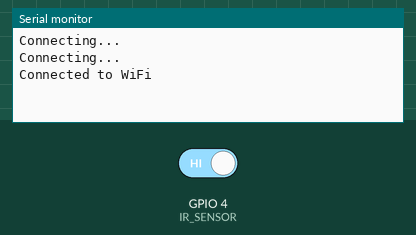
Recording of a sketch running on a simulated ESP32. Parts: the last lines printed to the serial monitor. The inputs (shaded band) are chosen by the test bench; at power-on: GPIO 4 (IR_SENSOR) HIGH. WiFi joins after 1.5 s; servers stay silent unless stated; the local clock reads 2024-03-15 10:24:30 at power-on unless the sketch sets it.

Above: at 3.2 s.
3.3 s: GPIO 4 (IR_SENSOR) driven LOW
At 4.1 s:
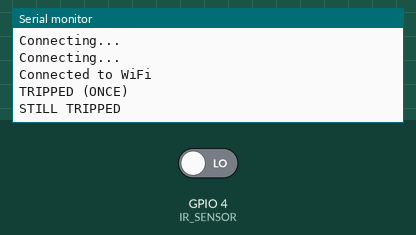
5.2 s: GPIO 4 (IR_SENSOR) driven HIGH
At 6.5 s:
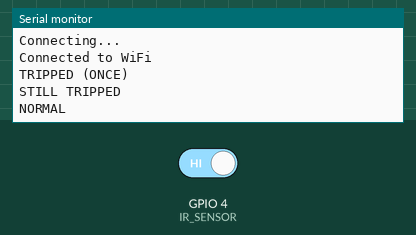

Measured:
- after the input at 3.3 s, the serial monitor: prints a new line after 0.10 s (image 1)
- after the input at 5.2 s, the serial monitor: prints a new line after 0.85 s (image 2)

The sketch:

elcb_monitor.ino
```cpp
#include <WiFi.h>
#include <Firebase_ESP_Client.h>
#include "time.h"

// WiFi Credentials
#define WIFI_SSID "YOUR_WIFI_SSID"
#define WIFI_PASSWORD "YOUR_WIFI_PASSWORD"

// Firebase Project Credentials
#define API_KEY "AIzaSyAspo3Jm7F3YSAmeFyTUmqby5CiYXfMTos"
#define DATABASE_URL "https://miniproject-fc41e-default-rtdb.firebaseio.com/"

// IR Sensor Pin
#define IR_SENSOR 4

FirebaseData fbdo;
FirebaseAuth auth;
FirebaseConfig config;

int prevState = HIGH;

// YOUR USER UID: 6hTgK8xYpQw12AbCdEf345
String uid = "6hTgK8xYpQw12AbCdEf345";

void setup() {
  Serial.begin(115200);
  pinMode(IR_SENSOR, INPUT);

  WiFi.begin(WIFI_SSID, WIFI_PASSWORD);
  while (WiFi.status() != WL_CONNECTED) {
    delay(1000);
    Serial.println("Connecting...");
  }

  Serial.println("Connected to WiFi");

  config.api_key = API_KEY;
  config.database_url = DATABASE_URL;

  Firebase.begin(&config, &auth);
  Firebase.reconnectWiFi(true);

  // Time sync (for logs)
  // Set offset to your local timezone (e.g., IST +5:30 = 19800 seconds)
  configTime(19800, 0, "pool.ntp.org");
}

void loop() {
  int currentState = digitalRead(IR_SENSOR);

  // 🔴 FIRST TRIP DETECTION
  if (prevState == HIGH && currentState == LOW) {
    Serial.println("TRIPPED (ONCE)");

    Firebase.RTDB.setString(&fbdo, "users/" + uid + "/ELCB_SYSTEM/status", "TRIPPED");

    // Get time and update logs in JSON format for the Flutter app
    struct tm timeinfo;
    if (getLocalTime(&timeinfo)) {
      char dateBuff[12];
      char timeBuff[10];
      strftime(dateBuff, 12, "%Y-%m-%d", &timeinfo);
      strftime(timeBuff, 10, "%H:%M:%S", &timeinfo);

      FirebaseJson logJson;
      logJson.set("status", "TRIPPED");
      logJson.set("date", dateBuff);
      logJson.set("time", timeBuff);

      Firebase.RTDB.pushJSON(&fbdo, "users/" + uid + "/logs", &logJson);
    }
  }

  // 🔁 CONTINUOUS UPDATE
  if (currentState == LOW) {
    Serial.println("STILL TRIPPED");

    Firebase.RTDB.setString(&fbdo, "users/" + uid + "/ELCB_SYSTEM/status", "TRIPPED");

    delay(2000);
  }

  // 🟢 BACK TO NORMAL
  if (prevState == LOW && currentState == HIGH) {
    Serial.println("NORMAL");

    Firebase.RTDB.setString(&fbdo, "users/" + uid + "/ELCB_SYSTEM/status", "NORMAL");
  }

  prevState = currentState;

  delay(200);
}
```
